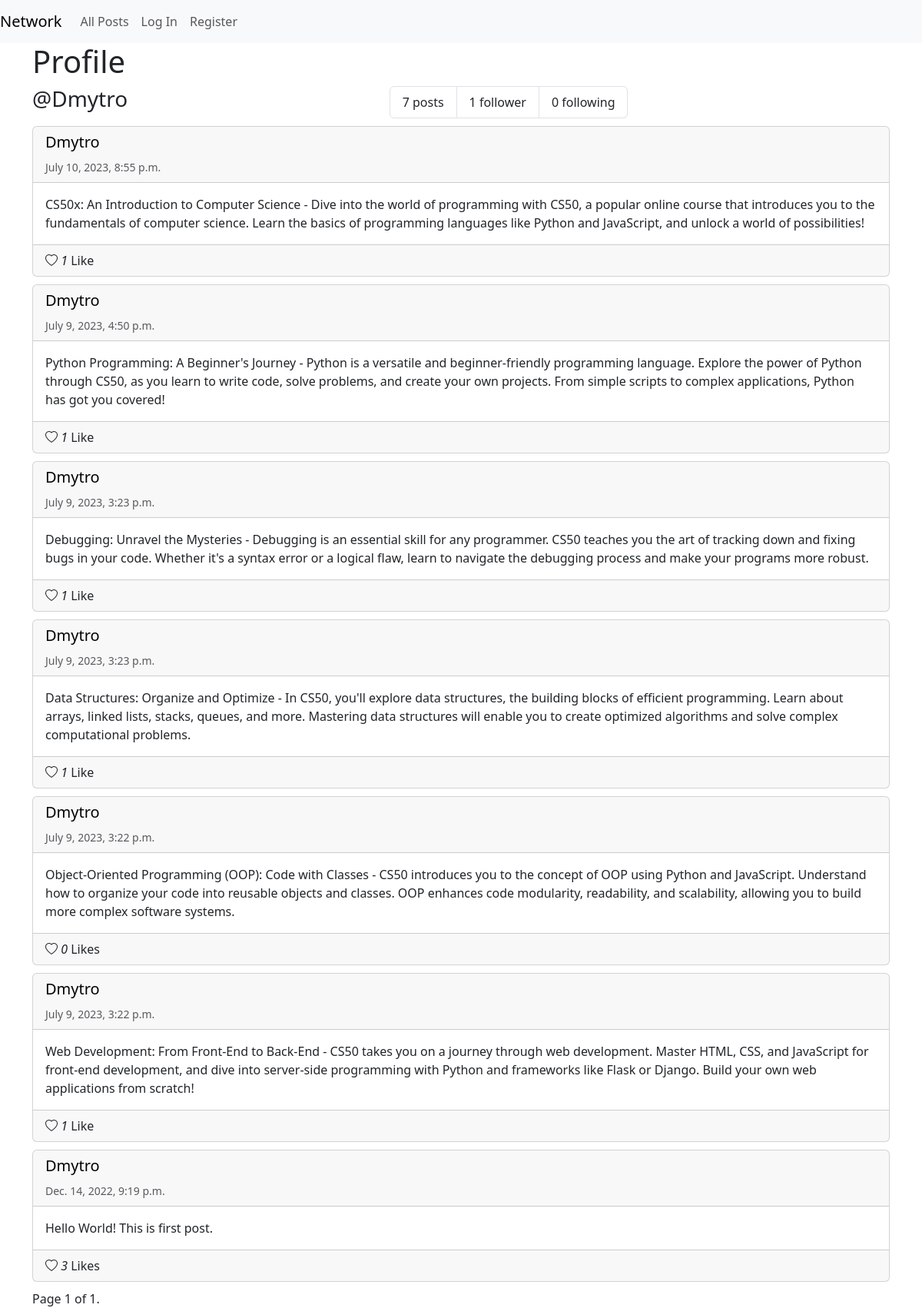
Page /profile/Dmytro on the committed database.
### network/models.py (models this page shows, shortened)
class User(AbstractUser):
    influencers = models.ManyToManyField('User', related_name="subscribers", blank=True)

class Post(models.Model):
    class Meta:
        ordering = ['-timestamp']
    author = models.ForeignKey('User', on_delete=models.CASCADE, related_name="posts")
    content = models.TextField()
    timestamp = models.DateTimeField(auto_now_add=True)
    liked = models.ManyToManyField('User', related_name="liked_posts", blank=True)

### network/views.py (the view)
# urls.py: path("profile/<str:user_name>", views.UserPostsListView.as_view(), name="profile"),
class UserPostsListView(PostsListView):
    title = "Profile"
    def get_context_data(self, **kwargs):
        context = super().get_context_data(**kwargs)
        context["profile"] = User.objects.get(username=self.kwargs["user_name"])
        return context
    def get_queryset(self):
        queryset = Post.objects.filter(
            author=User.objects.get(username=self.kwargs["user_name"])
        )
        return queryset

### network/views.py (called while the page is built)
    def get_title(self):
        return self.title

    def get_context_data(self, **kwargs):
        context = super().get_context_data(**kwargs)
        context["title"] = self.get_title()
        return context

### network/templates/network/post_list.html (shortened to what this page needs)
{% extends "network/layout.html" %}
{% block body %}
<h1>{{ title }} </h1>
{% if 'profile' in request.path %}
    {% include 'network/partials/profile.html' %}
{% endif %}
{% for post in object_list %}
    {% include 'network/partials/post.html' %}
{% endfor %}
<div class="pagination">
    <span class="step-links">
        <span class="current">
            Page {{ page_obj.number }} of {{ page_obj.paginator.num_pages }}.
        </span>
    </span>
</div>
{% endblock %}

### network/templates/network/partials/profile.html (shortened to what this page needs)
<div id='profile' class="row row-cols-auto justify-content-between">
    <div class="col">
        <h3>@{{ profile.username }} </h3>
    </div>
    <div class="col align-self-center">
        <ul class="list-group list-group-horizontal">
            <li class="list-group-item">
                {{ profile.posts.count }} post{{ profile.posts.count|pluralize }}
            </li>
            <li class="list-group-item">
                <span id=followers_count>{{ profile.subscribers.count }}</span>
                 follower{{ profile.subscribers.count|pluralize }}
            </li>
            <li class="list-group-item">
                {{ profile.influencers.count }} following
            </li>
        </ul>
    </div>
</div>

### network/templates/network/partials/post.html (shortened to what this page needs)
<div id="post-{{ post.id }}" class='card'>
    <div class="card-header">
        <h5 class="card-title"><a href="{% url 'profile' post.author.username %}">{{ post.author.username }}</a></h5>
        <small class="text-muted">{{ post.timestamp }}</small></div>
    <div class="card-body">
        <p class="card-text">{{ post.content }}</p>
    </div>
    <div class="card-footer">
        <div class="row row-cols-auto justify-content-between">
            <div class="col align-self-center">
                {% with likes=post.liked.count %}
                <i id='like-button-{{ post.id }}'
                   {% if user in post.liked.all %}
                   class="bi bi-heart-fill"
                   {% else %}
                   class="bi bi-heart"
                   {% endif %}
                >
                    {{ likes }}
                </i>
                Like{{ likes|pluralize }}
                {% endwith %}
            </div>
        </div>
    </div>
</div>

### network/static/network/styles.css (style rules this page uses)
.card { margin-bottom: 10px; }
.card-header a { text-decoration: none; color: initial; }
#profile { margin-bottom: 10px; }

### rows in the picture
User: username "Dmytro", posts.count "7", subscribers.count "1", influencers.count "0"
Post: author.username "Dmytro", timestamp "July 10, 2023, 8:55 p.m.", content "CS50x: An Introduction to Computer Science - Dive into the world of programming with CS50, a popular online course that introduces you to the fundamentals of computer science. Learn the basics of programming languages like Python and JavaScript, and unlock a world of possibilities!", liked.count "1"
Post: author.username "Dmytro", timestamp "July 9, 2023, 4:50 p.m.", content "Python Programming: A Beginner's Journey - Python is a versatile and beginner-friendly programming language. Explore the power of Python through CS50, as you learn to write code, solve problems, and create your own projects. From simple scripts to complex applications, Python has got you covered!", liked.count "1"
Post: author.username "Dmytro", timestamp "July 9, 2023, 3:23 p.m.", content "Debugging: Unravel the Mysteries - Debugging is an essential skill for any programmer. CS50 teaches you the art of tracking down and fixing bugs in your code. Whether it's a syntax error or a logical flaw, learn to navigate the debugging process and make your programs more robust.", liked.count "1"
Post: author.username "Dmytro", timestamp "July 9, 2023, 3:23 p.m.", content "Data Structures: Organize and Optimize - In CS50, you'll explore data structures, the building blocks of efficient programming. Learn about arrays, linked lists, stacks, queues, and more. Mastering data structures will enable you to create optimized algorithms and solve complex computational problems.", liked.count "1"
Post: author.username "Dmytro", timestamp "July 9, 2023, 3:22 p.m.", content "Object-Oriented Programming (OOP): Code with Classes - CS50 introduces you to the concept of OOP using Python and JavaScript. Understand how to organize your code into reusable objects and classes. OOP enhances code modularity, readability, and scalability, allowing you to build more complex software systems.", liked.count "0"
Post: author.username "Dmytro", timestamp "July 9, 2023, 3:22 p.m.", content "Web Development: From Front-End to Back-End - CS50 takes you on a journey through web development. Master HTML, CSS, and JavaScript for front-end development, and dive into server-side programming with Python and frameworks like Flask or Django. Build your own web applications from scratch!", liked.count "1"
Post: author.username "Dmytro", timestamp "Dec. 14, 2022, 9:19 p.m.", content "Hello World! This is first post.", liked.count "3"

### other values in the picture
{{ title }} "Profile"
{{ page_obj.number }} "1"
{{ page_obj.paginator.num_pages }} "1"
